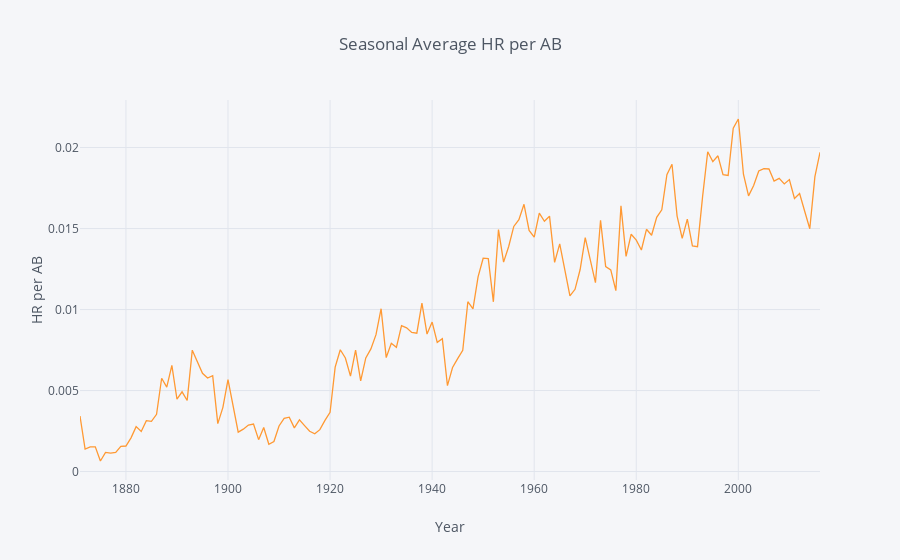

Notebook code cell kept with this figure:
### Code cell
dfB2_2.iplot(kind='line',x='Year',y='HRperAB',xTitle='Year',yTitle='HR per AB',title="Seasonal Average HR per AB")

### Figure 1 — Plotly figure (JSON) as saved in the notebook; plotly's stock layout.template omitted (floating-point values rounded to 4 significant figures; data arrays with more than 128 entries replaced by an {"elided": "..."} marker saying what was removed)
{"data": [{"line": {"color": "rgba(255, 153, 51, 1.0)", "dash": "solid", "width": 1.3}, "mode": "lines", "name": "HRperAB", "text": "", "type": "scatter", "x": {"elided": "146 int values"}, "y": {"elided": "146 float values"}}], "layout": {"legend": {"bgcolor": "#F5F6F9", "font": {"color": "#4D5663"}}, "paper_bgcolor": "#F5F6F9", "plot_bgcolor": "#F5F6F9", "title": "Seasonal Average HR per AB", "titlefont": {"color": "#4D5663"}, "xaxis1": {"gridcolor": "#E1E5ED", "showgrid": true, "tickfont": {"color": "#4D5663"}, "title": "Year", "titlefont": {"color": "#4D5663"}, "zerolinecolor": "#E1E5ED"}, "yaxis1": {"gridcolor": "#E1E5ED", "showgrid": true, "tickfont": {"color": "#4D5663"}, "title": "HR per AB", "titlefont": {"color": "#4D5663"}, "zerolinecolor": "#E1E5ED"}}}
